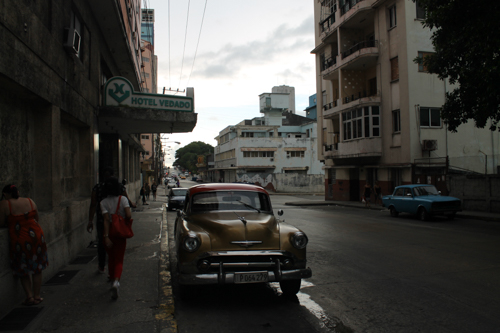
#> input picture A3/src/img/bild01.jpg, 500 x 333 px, found by its file name
$ python template.py
#> lines starting #> are read from the running program, lines starting #| are printed output that depends on the picture
from PIL import Image
import numpy as np
import matplotlib.pyplot as plt
import matplotlib.cm as cm
import copy
from skimage import data
from skimage import exposure
from skimage.exposure import match_histograms


def compute_cumHisto(img, binSize=1):
    histo = np.histogram(img,list(range(binSize)))
    histo = np.add.accumulate(histo[0])
    return histo


def match_Histo(img_histo, ref_histo):
    pass
    return

def calculate_lookup(histo_ref, histo_im):
    LUT = np.zeros(256)
    lookup_val = 0
    for src_pixel_val in range(len(histo_ref)):
        for ref_pixel_val in range(len(histo_im)):
            if histo_im[ref_pixel_val] >= histo_ref[src_pixel_val]:
                lookup_val = ref_pixel_val
                break
        LUT[src_pixel_val] = lookup_val
    return LUT


def apply_LUT(img, lut):
    for x_pixel in range(img.shape[0]):
        for y_pixel in range(img.shape[1]):
            img[x_pixel,y_pixel] += lut[img[x_pixel,y_pixel]]
    return img


def rgb2gray(img):
    gray = copy.deepcopy(img[:,:,0])
    for x in range(img.shape[0]):
        for y in range(img.shape[1]):
            gray[x,y] = img[x,y,0] * 0.299
            gray[x,y] += img[x,y,1] * 0.587
            gray[x,y] += img[x,y,2] * 0.114
    return gray


if __name__ == "__main__":

    # read img
    im = Image.open("bild01.jpg")
#> im is the input picture: PIL image 500x333 RGB; mean R, G, B 62.9, 61.8, 58.3
    ref = Image.open("bild02.jpg")
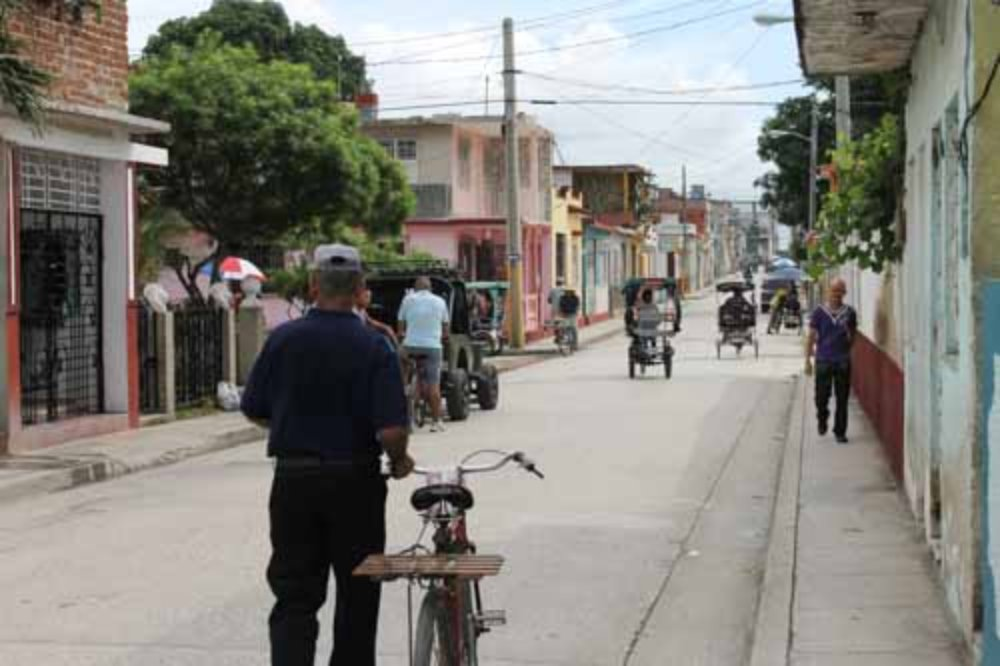
#> input picture A3/src/img/bild02.jpg, 1000 x 666 px, found by its file name
#> ref is the input picture: PIL image 1000x666 RGB; mean R, G, B 131.7, 129.6, 122.9

    # convert to numpy array
    im = np.array(im)
    ref = np.array(ref)

    # convert to grayscale
    im = rgb2gray(im)
#> in rgb2gray, `gray = copy.deepcopy(img[:,:,0])`:
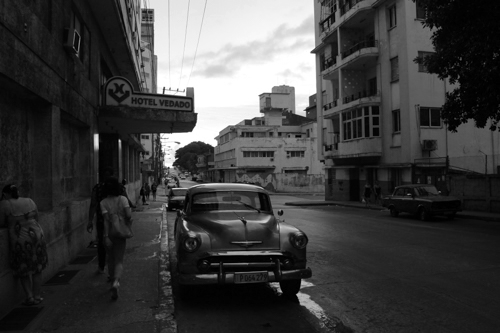
#> gray: shape (333, 500); min 0, max 255, mean 62.9
    ref = rgb2gray(ref)
#> in rgb2gray (call 2), `gray = copy.deepcopy(img[:,:,0])`:
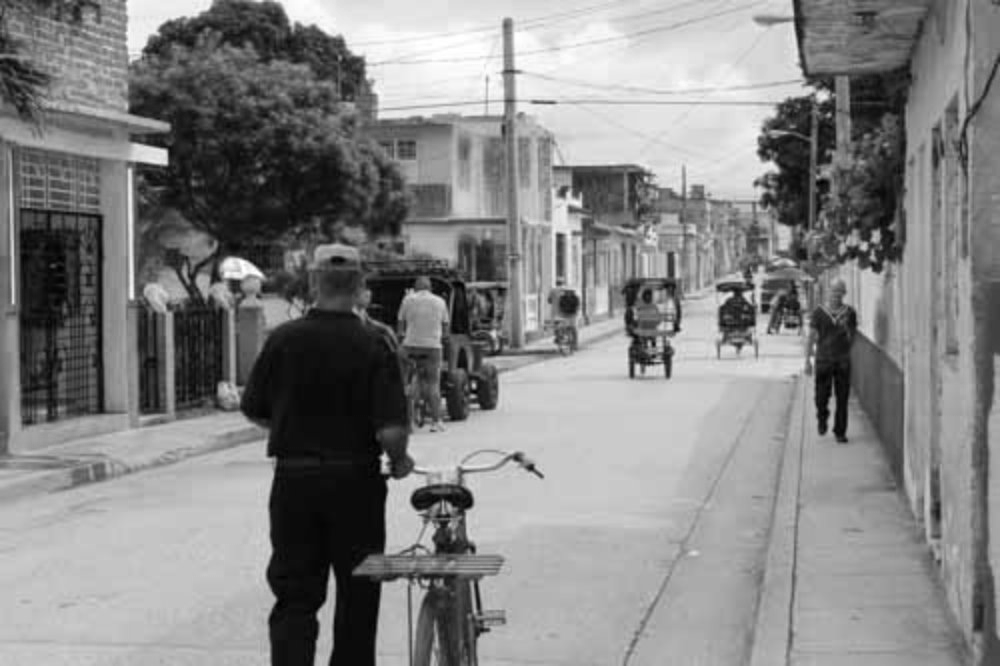
#> gray: shape (666, 1000); min 0, max 255, mean 131.7
#> after the loop in rgb2gray (call 2), `for x in range(img.shape[0]):`:
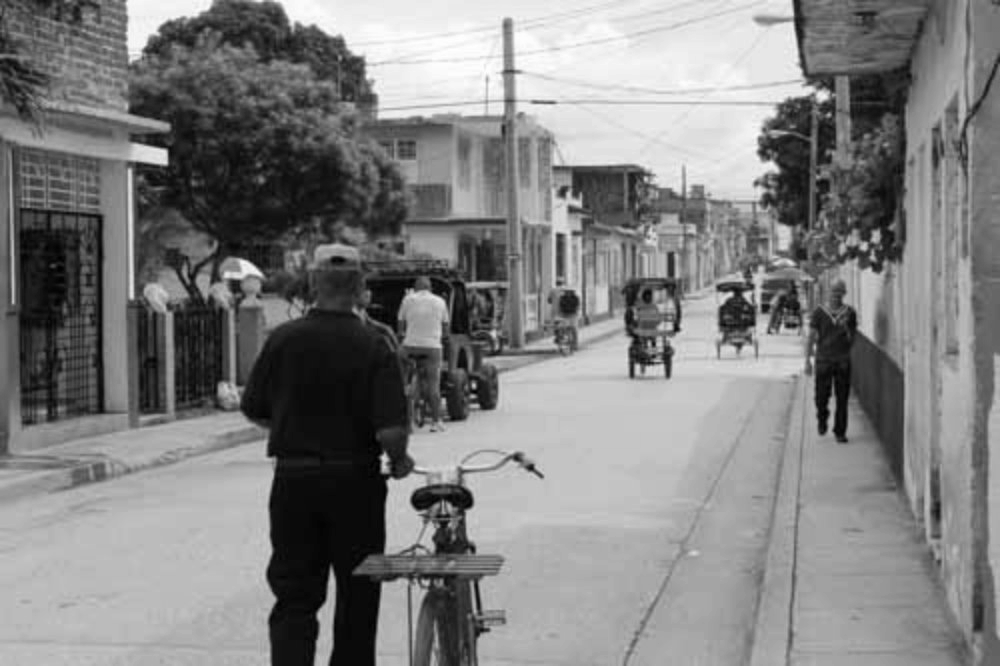
#> gray: shape (666, 1000); min 0, max 254, mean 128

    # compute histograms
    histo_im = compute_cumHisto(im,256)
#> in compute_cumHisto, `histo = np.add.accumulate(histo[0])`: histo = 255 values from 526 to 166500
#> histo_im = 255 values from 526 to 166500
    histo_ref = compute_cumHisto(ref,256)
#> histo_ref = 255 values from 27 to 666000

    # compute mapping function (LUT) for matching histograms
    LUT = calculate_lookup(histo_ref,histo_im)
#> after the loop in calculate_lookup, `for src_pixel_val in range(len(histo_ref)):`: LUT = 256 values, max 254 at index 71, min 0 at index 0, mean 198.2

    # compute new image with lut
    #im_new = match_histograms(im, ref)
    im_new = apply_LUT(im, LUT)
#> after the loop in apply_LUT, `for x_pixel in range(img.shape[0]):`:
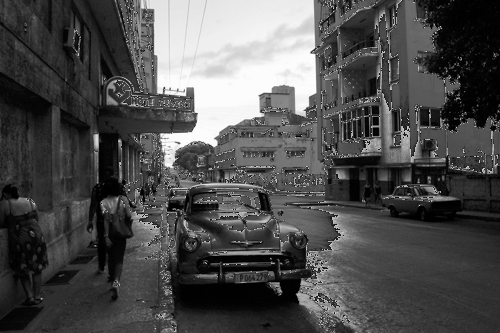
#> img: shape (333, 500); min 0, max 252, mean 77.6


    # compute new histogram of new image
    histo_new = compute_cumHisto(im_new,256)
#> histo_new = 255 values from 526 to 166500

    # plot information
    N = histo_new.size
#> N = 255
    x = range(N)
    width = 1

    # plot histogram of new image
    plt.figure(1)
    plt.subplot(211)
    plt.bar(x, histo_ref, width, color="blue")
    plt.xlim([0,N-1])
    # plot new img
    plt.figure(1)
    plt.subplot(212)
    plt.imshow(im_new, cmap = cm.Greys_r)

    # plot reference histogram
    plt.figure(2)
    plt.subplot(211)
    plt.bar(x, histo_ref, width, color="blue")
    plt.xlim([0,N-1])
    # plot reference image
    plt.figure(2)
    plt.subplot(212)
    plt.imshow(ref, cmap = cm.Greys_r)

    plt.show()
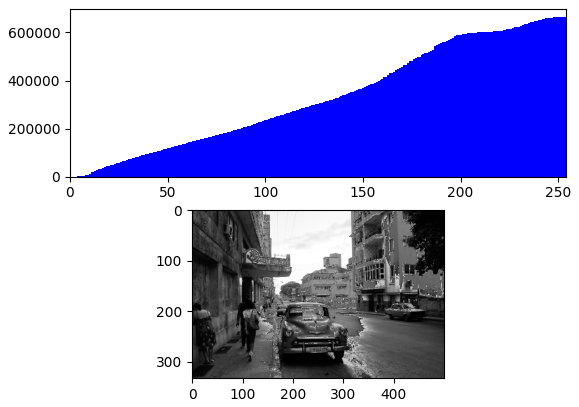
#> figure drawn by matplotlib, 2 panels; panel 1: tallest bar 666000 high, from x = 253.5 to 254.5
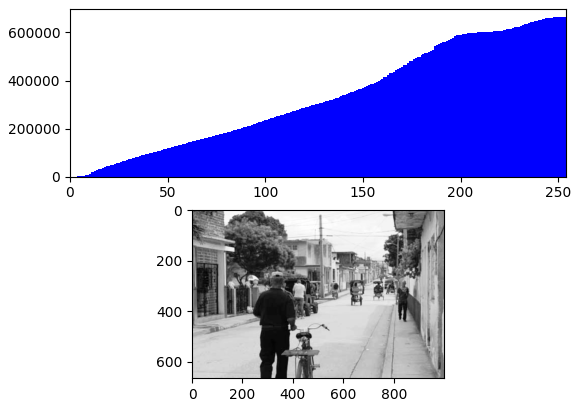
#> figure drawn by matplotlib, 2 panels; panel 1: tallest bar 666000 high, from x = 253.5 to 254.5
